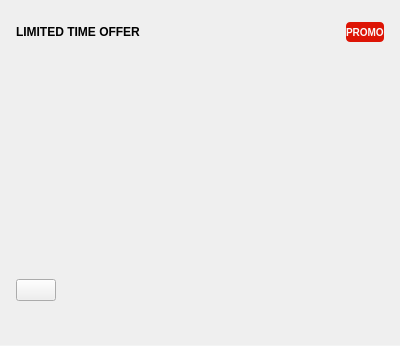
<?xml version="1.0" encoding="UTF-8"?>
<ui version="4.0">
 <class>NotificationItem</class>
 <widget class="QWidget" name="NotificationItem">
  <property name="geometry">
   <rect>
    <x>0</x>
    <y>0</y>
    <width>400</width>
    <height>346</height>
   </rect>
  </property>
  <property name="sizePolicy">
   <sizepolicy hsizetype="Preferred" vsizetype="Preferred">
    <horstretch>0</horstretch>
    <verstretch>0</verstretch>
   </sizepolicy>
  </property>
  <property name="minimumSize">
   <size>
    <width>0</width>
    <height>0</height>
   </size>
  </property>
  <property name="maximumSize">
   <size>
    <width>16777215</width>
    <height>16777215</height>
   </size>
  </property>
  <property name="cursor">
   <cursorShape>ArrowCursor</cursorShape>
  </property>
  <property name="windowTitle">
   <string/>
  </property>
  <property name="styleSheet">
   <string notr="true">#lHeaderText
{
font-weight: 700;
}

#lHeaderTag
{
background-color: #FFDD1405;/*colorToken.icon-brand*/
color: #FAFAFB;/*colorToken.text-inverse-accent*/
font-weight: 600;
font-size: 10px;
line-height: 16px;
border-radius: 4px;
}

#lTitle 
{ 
font-size: 16px; 
font-weight: 600;
line-height: 24px;
}

#lDescription 
{ 
font-size: 14px; 
line-height: 20px;
color: #A9ABAD;/*colorToken.text-secondary*/
}

#lTime
{ 
font-size: 12px; 
color: #FF616366;/*colorToken.text-secondary*/
}

#wSeparator
{
background-color: #FFF3F4F4;/*colorToken.border-subtle*/
}

</string>
  </property>
  <property name="TOKENIZED" stdset="0">
   <bool>true</bool>
  </property>
  <layout class="QVBoxLayout" name="verticalLayout" stretch="0,0">
   <property name="spacing">
    <number>0</number>
   </property>
   <property name="sizeConstraint">
    <enum>QLayout::SetDefaultConstraint</enum>
   </property>
   <property name="leftMargin">
    <number>0</number>
   </property>
   <property name="topMargin">
    <number>0</number>
   </property>
   <property name="rightMargin">
    <number>0</number>
   </property>
   <property name="bottomMargin">
    <number>0</number>
   </property>
   <item>
    <widget class="QWidget" name="wContainer" native="true">
     <property name="sizePolicy">
      <sizepolicy hsizetype="Expanding" vsizetype="Preferred">
       <horstretch>0</horstretch>
       <verstretch>0</verstretch>
      </sizepolicy>
     </property>
     <property name="minimumSize">
      <size>
       <width>0</width>
       <height>0</height>
      </size>
     </property>
     <property name="maximumSize">
      <size>
       <width>16777215</width>
       <height>16777215</height>
      </size>
     </property>
     <property name="cursor">
      <cursorShape>ArrowCursor</cursorShape>
     </property>
     <layout class="QVBoxLayout" name="vlContainer">
      <property name="spacing">
       <number>12</number>
      </property>
      <property name="leftMargin">
       <number>16</number>
      </property>
      <property name="topMargin">
       <number>12</number>
      </property>
      <property name="rightMargin">
       <number>16</number>
      </property>
      <property name="bottomMargin">
       <number>0</number>
      </property>
      <item>
       <widget class="QWidget" name="wVerticalHeader" native="true">
        <property name="sizePolicy">
         <sizepolicy hsizetype="Expanding" vsizetype="Fixed">
          <horstretch>0</horstretch>
          <verstretch>0</verstretch>
         </sizepolicy>
        </property>
        <property name="minimumSize">
         <size>
          <width>368</width>
          <height>0</height>
         </size>
        </property>
        <property name="maximumSize">
         <size>
          <width>368</width>
          <height>16777215</height>
         </size>
        </property>
        <layout class="QVBoxLayout" name="verticalLayout_3">
         <property name="spacing">
          <number>8</number>
         </property>
         <property name="leftMargin">
          <number>0</number>
         </property>
         <property name="topMargin">
          <number>0</number>
         </property>
         <property name="rightMargin">
          <number>0</number>
         </property>
         <property name="bottomMargin">
          <number>0</number>
         </property>
         <item>
          <widget class="QWidget" name="wHeader" native="true">
           <property name="sizePolicy">
            <sizepolicy hsizetype="Expanding" vsizetype="Fixed">
             <horstretch>0</horstretch>
             <verstretch>0</verstretch>
            </sizepolicy>
           </property>
           <property name="minimumSize">
            <size>
             <width>0</width>
             <height>20</height>
            </size>
           </property>
           <property name="maximumSize">
            <size>
             <width>16777215</width>
             <height>16</height>
            </size>
           </property>
           <layout class="QHBoxLayout" name="horizontalLayout" stretch="0,0,0">
            <property name="spacing">
             <number>0</number>
            </property>
            <property name="leftMargin">
             <number>0</number>
            </property>
            <property name="topMargin">
             <number>0</number>
            </property>
            <property name="rightMargin">
             <number>0</number>
            </property>
            <property name="bottomMargin">
             <number>0</number>
            </property>
            <item>
             <widget class="QLabel" name="lHeaderText">
              <property name="sizePolicy">
               <sizepolicy hsizetype="Fixed" vsizetype="Preferred">
                <horstretch>0</horstretch>
                <verstretch>0</verstretch>
               </sizepolicy>
              </property>
              <property name="text">
               <string>LIMITED TIME OFFER</string>
              </property>
             </widget>
            </item>
            <item>
             <spacer name="horizontalSpacer">
              <property name="orientation">
               <enum>Qt::Horizontal</enum>
              </property>
              <property name="sizeHint" stdset="0">
               <size>
                <width>0</width>
                <height>0</height>
               </size>
              </property>
             </spacer>
            </item>
            <item>
             <widget class="QLabel" name="lHeaderTag">
              <property name="sizePolicy">
               <sizepolicy hsizetype="Fixed" vsizetype="Preferred">
                <horstretch>0</horstretch>
                <verstretch>0</verstretch>
               </sizepolicy>
              </property>
              <property name="minimumSize">
               <size>
                <width>0</width>
                <height>20</height>
               </size>
              </property>
              <property name="styleSheet">
               <string notr="true"/>
              </property>
              <property name="text">
               <string>PROMO</string>
              </property>
              <property name="margin">
               <number>4</number>
              </property>
             </widget>
            </item>
           </layout>
          </widget>
         </item>
         <item>
          <widget class="QWidget" name="wHorizontalTitle" native="true">
           <property name="sizePolicy">
            <sizepolicy hsizetype="Preferred" vsizetype="Fixed">
             <horstretch>0</horstretch>
             <verstretch>0</verstretch>
            </sizepolicy>
           </property>
           <property name="minimumSize">
            <size>
             <width>0</width>
             <height>24</height>
            </size>
           </property>
           <property name="maximumSize">
            <size>
             <width>16777215</width>
             <height>24</height>
            </size>
           </property>
           <layout class="QHBoxLayout" name="horizontalLayout_title">
            <property name="spacing">
             <number>5</number>
            </property>
            <property name="sizeConstraint">
             <enum>QLayout::SetDefaultConstraint</enum>
            </property>
            <property name="leftMargin">
             <number>0</number>
            </property>
            <property name="topMargin">
             <number>0</number>
            </property>
            <property name="rightMargin">
             <number>0</number>
            </property>
            <property name="bottomMargin">
             <number>0</number>
            </property>
            <item>
             <widget class="QLabel" name="lIcon">
              <property name="sizePolicy">
               <sizepolicy hsizetype="Fixed" vsizetype="Fixed">
                <horstretch>0</horstretch>
                <verstretch>0</verstretch>
               </sizepolicy>
              </property>
              <property name="minimumSize">
               <size>
                <width>22</width>
                <height>22</height>
               </size>
              </property>
              <property name="maximumSize">
               <size>
                <width>22</width>
                <height>22</height>
               </size>
              </property>
              <property name="text">
               <string notr="true"/>
              </property>
              <property name="pixmap">
               <pixmap resource="../Resources_qml.qrc">:/images/qml/mega.svg</pixmap>
              </property>
              <property name="scaledContents">
               <bool>true</bool>
              </property>
              <property name="alignment">
               <set>Qt::AlignLeading|Qt::AlignLeft|Qt::AlignTop</set>
              </property>
              <property name="margin">
               <number>0</number>
              </property>
             </widget>
            </item>
            <item>
             <widget class="QLabel" name="lTitle">
              <property name="sizePolicy">
               <sizepolicy hsizetype="Preferred" vsizetype="Preferred">
                <horstretch>0</horstretch>
                <verstretch>0</verstretch>
               </sizepolicy>
              </property>
              <property name="maximumSize">
               <size>
                <width>16777215</width>
                <height>22</height>
               </size>
              </property>
              <property name="text">
               <string/>
              </property>
             </widget>
            </item>
           </layout>
          </widget>
         </item>
        </layout>
       </widget>
      </item>
      <item>
       <widget class="QWidget" name="wVerticalContent" native="true">
        <property name="sizePolicy">
         <sizepolicy hsizetype="Expanding" vsizetype="Fixed">
          <horstretch>0</horstretch>
          <verstretch>0</verstretch>
         </sizepolicy>
        </property>
        <property name="minimumSize">
         <size>
          <width>0</width>
          <height>0</height>
         </size>
        </property>
        <property name="maximumSize">
         <size>
          <width>16777215</width>
          <height>16777215</height>
         </size>
        </property>
        <layout class="QVBoxLayout" name="vlContent">
         <property name="spacing">
          <number>12</number>
         </property>
         <property name="sizeConstraint">
          <enum>QLayout::SetMinimumSize</enum>
         </property>
         <property name="leftMargin">
          <number>0</number>
         </property>
         <property name="topMargin">
          <number>0</number>
         </property>
         <property name="rightMargin">
          <number>0</number>
         </property>
         <property name="bottomMargin">
          <number>0</number>
         </property>
         <item>
          <widget class="QWidget" name="wHorizontalDescription" native="true">
           <property name="sizePolicy">
            <sizepolicy hsizetype="Expanding" vsizetype="Preferred">
             <horstretch>0</horstretch>
             <verstretch>0</verstretch>
            </sizepolicy>
           </property>
           <property name="minimumSize">
            <size>
             <width>368</width>
             <height>0</height>
            </size>
           </property>
           <property name="maximumSize">
            <size>
             <width>368</width>
             <height>66</height>
            </size>
           </property>
           <layout class="QHBoxLayout" name="hlDescription" stretch="0,0">
            <property name="spacing">
             <number>12</number>
            </property>
            <property name="leftMargin">
             <number>0</number>
            </property>
            <property name="topMargin">
             <number>0</number>
            </property>
            <property name="rightMargin">
             <number>0</number>
            </property>
            <property name="bottomMargin">
             <number>0</number>
            </property>
            <item>
             <widget class="QLabel" name="lDescription">
              <property name="sizePolicy">
               <sizepolicy hsizetype="Expanding" vsizetype="Fixed">
                <horstretch>0</horstretch>
                <verstretch>0</verstretch>
               </sizepolicy>
              </property>
              <property name="minimumSize">
               <size>
                <width>0</width>
                <height>0</height>
               </size>
              </property>
              <property name="maximumSize">
               <size>
                <width>16777215</width>
                <height>66</height>
               </size>
              </property>
              <property name="text">
               <string/>
              </property>
              <property name="alignment">
               <set>Qt::AlignLeading|Qt::AlignLeft|Qt::AlignTop</set>
              </property>
              <property name="wordWrap">
               <bool>true</bool>
              </property>
             </widget>
            </item>
            <item>
             <widget class="ApiImageLabel" name="lImageSmall">
              <property name="sizePolicy">
               <sizepolicy hsizetype="Preferred" vsizetype="Preferred">
                <horstretch>0</horstretch>
                <verstretch>0</verstretch>
               </sizepolicy>
              </property>
              <property name="minimumSize">
               <size>
                <width>48</width>
                <height>48</height>
               </size>
              </property>
              <property name="maximumSize">
               <size>
                <width>48</width>
                <height>48</height>
               </size>
              </property>
              <property name="text">
               <string/>
              </property>
              <property name="alignment">
               <set>Qt::AlignLeading|Qt::AlignLeft|Qt::AlignTop</set>
              </property>
             </widget>
            </item>
           </layout>
          </widget>
         </item>
         <item>
          <widget class="QWidget" name="wDescButton" native="true">
           <property name="sizePolicy">
            <sizepolicy hsizetype="Expanding" vsizetype="Preferred">
             <horstretch>0</horstretch>
             <verstretch>0</verstretch>
            </sizepolicy>
           </property>
           <layout class="QVBoxLayout" name="vblDescButton">
            <property name="spacing">
             <number>12</number>
            </property>
            <property name="sizeConstraint">
             <enum>QLayout::SetMinimumSize</enum>
            </property>
            <property name="leftMargin">
             <number>0</number>
            </property>
            <property name="topMargin">
             <number>0</number>
            </property>
            <property name="rightMargin">
             <number>0</number>
            </property>
            <property name="bottomMargin">
             <number>0</number>
            </property>
            <item>
             <widget class="ApiImageLabel" name="lImageLarge">
              <property name="sizePolicy">
               <sizepolicy hsizetype="Expanding" vsizetype="Preferred">
                <horstretch>0</horstretch>
                <verstretch>0</verstretch>
               </sizepolicy>
              </property>
              <property name="minimumSize">
               <size>
                <width>0</width>
                <height>115</height>
               </size>
              </property>
              <property name="maximumSize">
               <size>
                <width>16777215</width>
                <height>16777215</height>
               </size>
              </property>
              <property name="text">
               <string/>
              </property>
             </widget>
            </item>
            <item>
             <widget class="QPushButton" name="bCTA">
              <property name="sizePolicy">
               <sizepolicy hsizetype="Fixed" vsizetype="Fixed">
                <horstretch>0</horstretch>
                <verstretch>0</verstretch>
               </sizepolicy>
              </property>
              <property name="minimumSize">
               <size>
                <width>0</width>
                <height>0</height>
               </size>
              </property>
              <property name="maximumSize">
               <size>
                <width>16777215</width>
                <height>16777215</height>
               </size>
              </property>
              <property name="cursor">
               <cursorShape>PointingHandCursor</cursorShape>
              </property>
              <property name="text">
               <string/>
              </property>
              <property name="type" stdset="0">
               <string notr="true">primary</string>
              </property>
              <property name="dimension" stdset="0">
               <string notr="true">medium</string>
              </property>
             </widget>
            </item>
           </layout>
          </widget>
         </item>
        </layout>
       </widget>
      </item>
      <item>
       <widget class="QLabel" name="lTime">
        <property name="sizePolicy">
         <sizepolicy hsizetype="Preferred" vsizetype="Preferred">
          <horstretch>0</horstretch>
          <verstretch>0</verstretch>
         </sizepolicy>
        </property>
        <property name="minimumSize">
         <size>
          <width>0</width>
          <height>0</height>
         </size>
        </property>
        <property name="maximumSize">
         <size>
          <width>16777215</width>
          <height>16</height>
         </size>
        </property>
        <property name="text">
         <string/>
        </property>
       </widget>
      </item>
     </layout>
    </widget>
   </item>
   <item>
    <widget class="QWidget" name="wSeparator" native="true">
     <property name="minimumSize">
      <size>
       <width>400</width>
       <height>1</height>
      </size>
     </property>
     <property name="maximumSize">
      <size>
       <width>400</width>
       <height>1</height>
      </size>
     </property>
     <property name="styleSheet">
      <string notr="true"/>
     </property>
    </widget>
   </item>
  </layout>
  <zorder>wSeparator</zorder>
  <zorder>wContainer</zorder>
 </widget>
 <customwidgets>
  <customwidget>
   <class>ApiImageLabel</class>
   <extends>QLabel</extends>
   <header>ApiImageLabel.h</header>
  </customwidget>
 </customwidgets>
 <resources>
  <include location="../Resources_qml.qrc"/>
 </resources>
 <connections/>
</ui>
